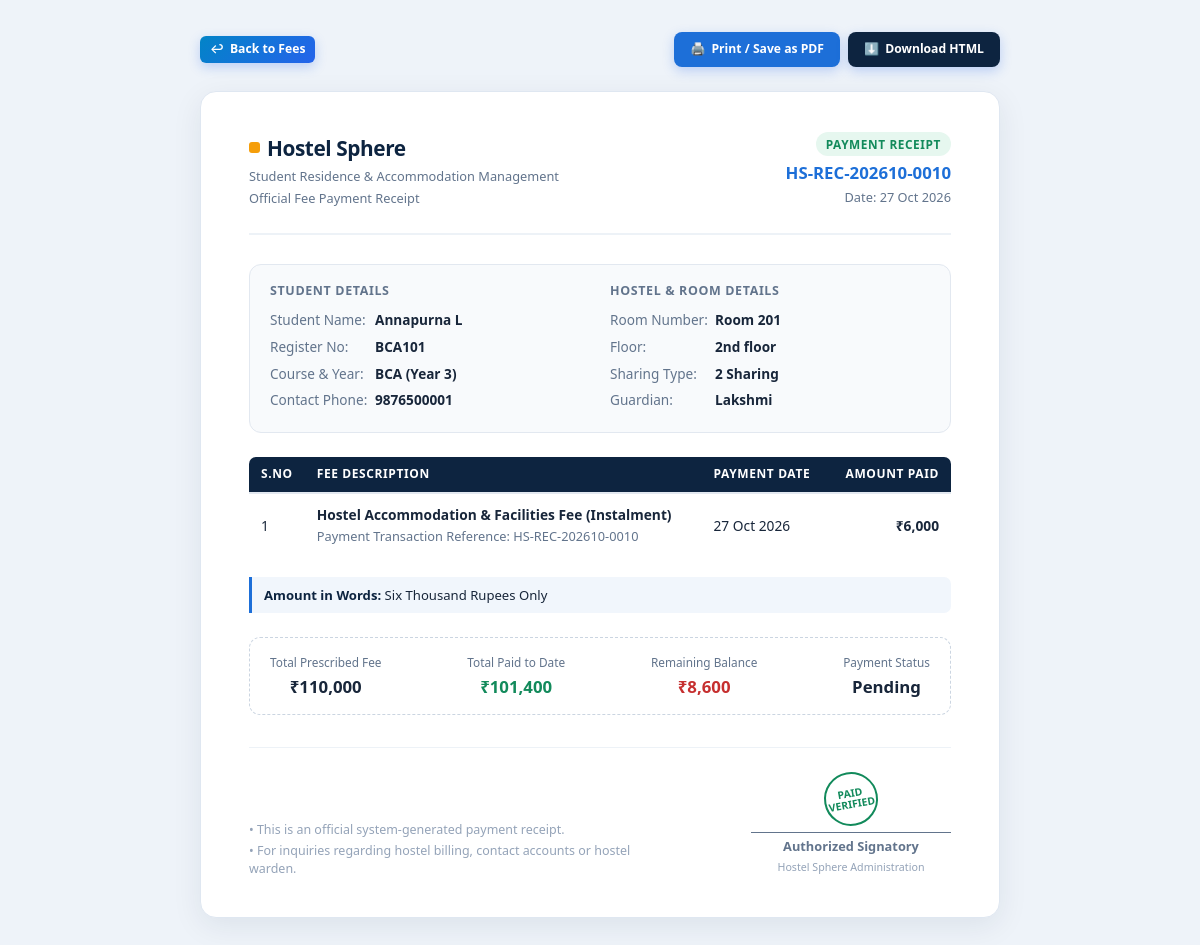
Screenshot of /receipt/10/ (signed in) with the database file from the repository.
### hostel/models.py (models this page shows, shortened)
class Payment(models.Model):
    student = models.ForeignKey(Student, on_delete=models.CASCADE)
    amount = models.IntegerField()
    date = models.DateField(auto_now_add=True)

class Student(models.Model):
    reg_no = models.CharField("Register number", max_length=20, unique=True)
    name = models.CharField("Full name", max_length=100)
    gender = models.CharField(max_length=6, choices=GENDER)
    dob = models.DateField("Date of birth")
    phone = models.CharField(max_length=10)
    email = models.EmailField()
    course = models.CharField(max_length=10, choices=COURSES)
    year = models.IntegerField(choices=[(i, i) for i in range(1, 5)])
    guardian_name = models.CharField(max_length=100)
    guardian_phone = models.CharField(max_length=10)
    address = models.TextField("Home address")
    room = models.ForeignKey(Room, null=True, blank=True, on_delete=models.SET_NULL)
    def fee(self):
        if not self.room:
            return 0
        try:
            val = SystemSetting.get(f"fee_{self.room.capacity}")
            if val:
                return int(val)
        except Exception:
            pass
        return FEES.get(self.room.capacity, 0)
    def paid(self):
        return sum(p.amount for p in self.payment_set.all())

class Room(models.Model):
    number = models.CharField(max_length=10, unique=True)
    gender = models.CharField("For", max_length=6, choices=GENDER)
    capacity = models.IntegerField("Sharing", choices=[(k, f"{k} sharing") for k in FEES])
    floor = models.IntegerField(default=1, choices=[(0, "Ground floor"), (1, "1st floor"), (2, "2nd floor"), (3, "3rd floor")])

### hostel/views.py (the view)
# urls.py: path("receipt/<int:pid>/", v.receipt_payment, name="receipt_payment"),
@login_required
def receipt_payment(r, pid):
    p = prof(r)
    payment = get_object_or_404(Payment.objects.select_related("student__room"), pk=pid)
    student = payment.student
    if p.role == "student" and (not p.student or p.student_id != student.id):
        messages.error(r, "You can only view your own payment receipts.")
        return redirect("fees")
    rec_no = f"HS-REC-{payment.date.strftime('%Y%m')}-{payment.id:04d}"
    total_fee = student.fee()
    total_paid = student.paid()
    balance = max(total_fee - total_paid, 0)
    context = {
        "student": student,
        "room": student.room,
        "payment": payment,
        "rec_no": rec_no,
        "receipt_date": payment.date,
        "amount_formatted": money(payment.amount),
        "amount_in_words": num_to_words(payment.amount),
        "total_fee": total_fee,
        "total_paid": total_paid,
        "balance": balance,
        "total_fee_formatted": money(total_fee),
        "total_paid_formatted": money(total_paid),
        "balance_formatted": money(balance),
        "line_items": [{
            "title": "Hostel Accommodation & Facilities Fee (Instalment)",
            "subtitle": f"Payment Transaction Reference: {rec_no}",
            "date": payment.date.strftime("%d %b %Y"),
            "amount": money(payment.amount),
        }],
        "is_statement": False,
    }
    if r.GET.get("download") == "1":
        html_content = render_to_string("receipt.html", context, request=r)
        resp = HttpResponse(html_content, content_type="text/html; charset=utf-8")
        resp["Content-Disposition"] = f'attachment; filename="Receipt_{rec_no}_{student.reg_no}.html"'
        return resp
    return render(r, "receipt.html", context)

### hostel/models.py (called while the page is built)
    @classmethod
    def get(cls, key, default=""):
        obj = cls.objects.filter(key=key).first()
        return obj.value if obj else default

### hostel/views.py (called while the page is built)
def prof(r):
    p, _ = Profile.objects.get_or_create(user=r.user, defaults={"role": "admin" if r.user.is_superuser else "student"})
    return p

def ctx(r):  # template context processor
    if not r.user.is_authenticated:
        return {}
    p = prof(r)
    return {"role": p.role, "nav": [(u, l, ICON.get(u, "")) for u, l in NAV.get(p.role, [])], "me": p.student.name if p.student else (r.user.first_name or r.user.username)}

### hostel/templates/receipt.html (shortened to what this page needs)
{% load static %}
<!doctype html>
<html lang="en">
<head>
    <link rel="stylesheet" href="{% static 'style.css' %}">
</head>
<body class="receipt-page">
    <div class="receipt-toolbar">
        <a href="{% url 'fees' %}" class="btn sm secondary">
            <span>↩</span> Back to Fees
        </a>
        <div style="display: flex; gap: 8px;">
            <button onclick="window.print()" class="btn sm"
                style="background:#1d6fd8; color:#fff; border:0; padding:8px 16px; border-radius:8px;">
                <span>🖨️</span> Print / Save as PDF
            </button>
            <a href="?download=1" class="btn sm"
                style="background:#0d2440; color:#fff; border:0; padding:8px 16px; border-radius:8px;">
                <span>⬇️</span> Download HTML
            </a>
        </div>
    </div>
    <div class="receipt-card" id="receipt-paper">
        <div class="receipt-header">
            <div>
                <h1 class="brand-title">Hostel Sphere</h1>
                <p class="brand-subtitle">Student Residence & Accommodation Management</p>
                <p class="brand-subtitle" style="margin-top:2px;">{% if is_statement %}Official Student Fee Statement &
                    Ledger{% else %}Official Fee Payment Receipt{% endif %}</p>
            </div>
            <div class="receipt-badge-box">
                <span class="receipt-pill">{% if is_statement %}Fee Statement{% else %}Payment Receipt{% endif %}</span>
                <p class="receipt-id">{{ rec_no }}</p>
                <p class="receipt-date">Date: {{ receipt_date|date:"d M Y" }}</p>
            </div>
        </div>
        <div class="receipt-grid">
            <div class="info-col">
                <h3>Student Details</h3>
                <div class="info-row">
                    <span class="info-label">Student Name:</span>
                    <span class="info-val">{{ student.name }}</span>
                </div>
                <div class="info-row">
                    <span class="info-label">Register No:</span>
                    <span class="info-val">{{ student.reg_no }}</span>
                </div>
                <div class="info-row">
                    <span class="info-label">Course & Year:</span>
                    <span class="info-val">{{ student.course }} (Year {{ student.year }})</span>
                </div>
                <div class="info-row">
                    <span class="info-label">Contact Phone:</span>
                    <span class="info-val">{{ student.phone }}</span>
                </div>
            </div>
            <div class="info-col">
                <h3>Hostel & Room Details</h3>
                <div class="info-row">
                    <span class="info-label">Room Number:</span>
                    <span class="info-val">{% if room %}Room {{ room.number }}{% else %}Not Allocated{% endif %}</span>
                </div>
                <div class="info-row">
                    <span class="info-label">Floor:</span>
                    <span class="info-val">{% if room %}{{ room.get_floor_display }}{% else %}-{% endif %}</span>
                </div>
                <div class="info-row">
                    <span class="info-label">Sharing Type:</span>
                    <span class="info-val">{% if room %}{{ room.capacity }} Sharing{% else %}-{% endif %}</span>
                </div>
                <div class="info-row">
                    <span class="info-label">Guardian:</span>
                    <span class="info-val">{{ student.guardian_name }}</span>
                </div>
            </div>
        </div>
        <table class="receipt-table">
            <thead>
                <tr>
                    <th style="width: 50px;">S.No</th>
                    <th>Fee Description</th>
                    <th>Payment Date</th>
                    <th>Amount Paid</th>
                </tr>
            </thead>
            <tbody>
                {% if line_items %}
                {% for item in line_items %}
                <tr>
                    <td>{{ forloop.counter }}</td>
                    <td>
                        <b>{{ item.title }}</b>
                        <div style="font-size:0.8rem; color:#62748c; margin-top:2px;">
                            {{ item.subtitle }}
                        </div>
                    </td>
                    <td>{{ item.date }}</td>
                    <td>{{ item.amount }}</td>
                </tr>
                {% endfor %}
                {% endif %}
            </tbody>
        </table>
        <div class="amount-in-words">
            <b>Amount in Words:</b> {{ amount_in_words }}
        </div>
        <div class="fee-summary-card">
            <div class="sum-item">
                <small>Total Prescribed Fee</small>
                <b>{{ total_fee_formatted }}</b>
            </div>
            <div class="sum-item paid">
                <small>Total Paid to Date</small>
                <b>{{ total_paid_formatted }}</b>
            </div>
            <div class="sum-item pending">
                <small>Remaining Balance</small>
                <b>{{ balance_formatted }}</b>
            </div>
            <div class="sum-item">
                <small>Payment Status</small>
                <b
                    class="{% if total_fee == 0 %}status-txt-muted{% elif balance == 0 %}status-txt-paid{% elif total_paid > 0 %}status-txt-partial{% else %}status-txt-pending{% endif %}">
                    {% if total_fee == 0 %}Room Not Allocated Yet{% elif balance == 0 %}Fully Paid{% elif total_paid > 0
                    %}Partial Payment{% else %}Pending{% endif %}
                </b>
            </div>
        </div>
        <div class="receipt-footer">
            <div class="footer-note">
                <p style="margin:0 0 4px;">• This is an official system-generated payment receipt.</p>
                <p style="margin:0;">• For inquiries regarding hostel billing, contact accounts or hostel warden.</p>
            </div>
            <div class="signature-box">
                <div class="signature-seal">
                    PAID<br>VERIFIED
                </div>
                <div class="signature-line">
                    Authorized Signatory<br>
                    <small style="font-weight:400; color:#94a3b8;">Hostel Sphere Administration</small>
                </div>
            </div>
        </div>
    </div>
</body>
</html>

### hostel/static/style.css (style rules this page uses)
:root { --navy: #0f172a; --navy-light: #1e293b; --ink: #0f172a; --ink-light: #334155; --mute: #64748b; --teal: #0d9488; --blue: #0284c7; --primary: #2563eb; --amber: #f59e0b; --coral: #f43f5e; --purple: #8b5cf6; --paper: #f8fafc; --line: #e2e8f0; --ok: #10b981; --bad: #ef4444; }
* { box-sizing: border-box; }
body { margin: 0; font: 13.5px/1.55 "Plus Jakarta Sans", system-ui, -apple-system, sans-serif; color: var(--ink); background: var(--paper); -webkit-font-smoothing: antialiased; }
a { color: var(--blue); text-decoration: none; transition: color 0.15s ease; }
h1 { font-size: 1.45rem; font-weight: 800; margin: 0 0 1rem; letter-spacing: -0.02em; color: #0f172a; }
table { width: 100%; border-collapse: separate; border-spacing: 0; }
th, td { text-align: left; padding: 0.68rem 0.85rem; border-bottom: 1px solid #f1f5f9; vertical-align: middle; }
th { background: #f8fafc; color: #475569; font-size: 0.72rem; font-weight: 700; text-transform: uppercase; letter-spacing: 0.04em; border-bottom: 2px solid #e2e8f0; white-space: nowrap; }
tr:last-child td { border-bottom: none; }
.btn { background: linear-gradient(135deg, #0284c7 0%, #2563eb 100%); color: #ffffff; border: 0; border-radius: 8px; padding: 0.46rem 1.05rem; font: inherit; font-size: 0.84rem; font-weight: 600; cursor: pointer; box-shadow: 0 4px 12px rgba(37, 99, 235, 0.25); transition: transform 0.15s ease, box-shadow 0.15s ease, filter 0.15s ease; display: inline-flex; align-items: center; justify-content: center; gap: 0.35rem; }
button.btn.sm, .btn.sm { padding: 0.25rem 0.62rem; font-size: 0.76rem; border-radius: 6px; }

### rows the page displays
Payment: date "27 Oct 2026"
Student: name "Annapurna L", reg_no "BCA101", course "BCA", year "3", phone "9876500001", guardian_name "Lakshmi"
Room: number "201", floor "2nd floor", capacity "2"

### other values shown
{{ rec_no }} "HS-REC-202610-0010"
{{ item.title }} "Hostel Accommodation & Facilities Fee (Instalment)"
{{ item.subtitle }} "Payment Transaction Reference: HS-REC-202610-0010"
{{ item.date }} "27 Oct 2026"
{{ item.amount }} "₹6,000"
{{ amount_in_words }} "Six Thousand Rupees Only"
{{ total_fee_formatted }} "₹110,000"
{{ total_paid_formatted }} "₹101,400"
{{ balance_formatted }} "₹8,600"
